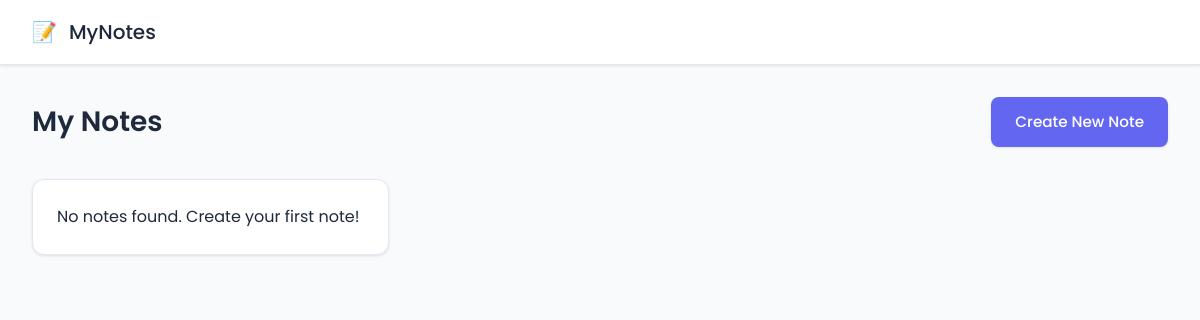
/, run on an earlier commit of the app's database.
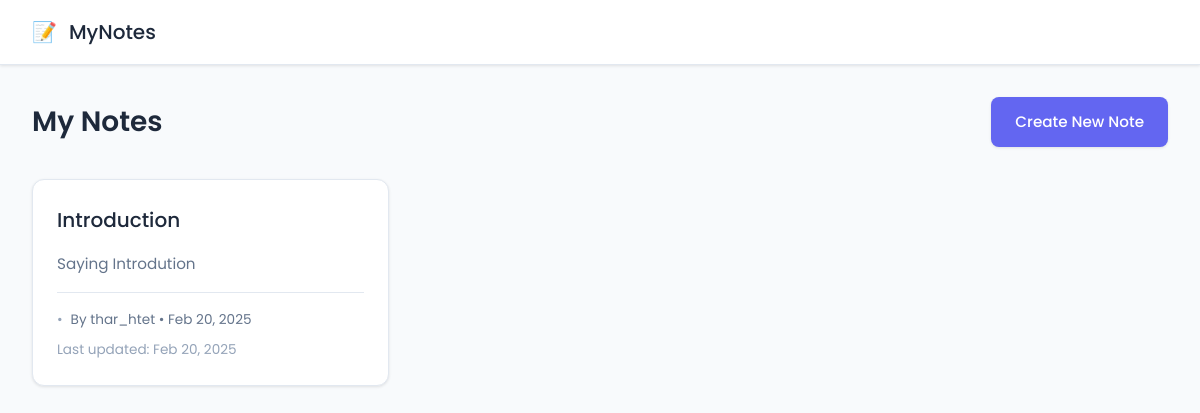
And on a later commit of the database.
### base/models.py (models this page shows, shortened)
class Note(models.Model):
    title = models.CharField(max_length=200)
    content = models.TextField()
    created_at = models.DateTimeField(auto_now_add=True)
    updated_at = models.DateTimeField(auto_now=True)
    author = models.ForeignKey(User, on_delete=models.CASCADE)

### base/views.py (the view)
# urls.py: path('', views.home, name='home'),
def home(request):
    notes = Note.objects.all()
    context = {'notes': notes}
    return render(request, 'base/home.html', context)

### base/templates/base/home.html (shortened to what this page needs)
{% extends 'base/main.html' %}
{% block content %}
<div class="header">
    <h2>My Notes</h2>
    <a href="#" class="btn btn-primary">Create New Note</a>
</div>
<div class="notes-grid">
    {% for note in notes %}
    <div class="note-card">
        <h3 class="note-title">{{ note.title }}</h3>
        <div class="note-content">
            {{ note.content|truncatewords:30 }}
        </div>
        <div class="note-meta">
            <div class="author-info">
                By {{ note.author }} • {{ note.created_at|date:"M d, Y" }}
            </div>
            <div class="update-info">
                Last updated: {{ note.updated_at|date:"M d, Y" }}
            </div>
        </div>
    </div>
    {% empty %}
    <div class="note-card">
        <p>No notes found. Create your first note!</p>
    </div>
    {% endfor %}
</div>
{% endblock %}

What changed in the data, as far as the page shows it:
added Note: title "Introduction", content "Saying Introdution", author "thar_htet", created_at "Feb 20, 2025", updated_at "Feb 20, 2025"
Also different on the page:
text no longer shown: "No notes found. Create your first note!"
